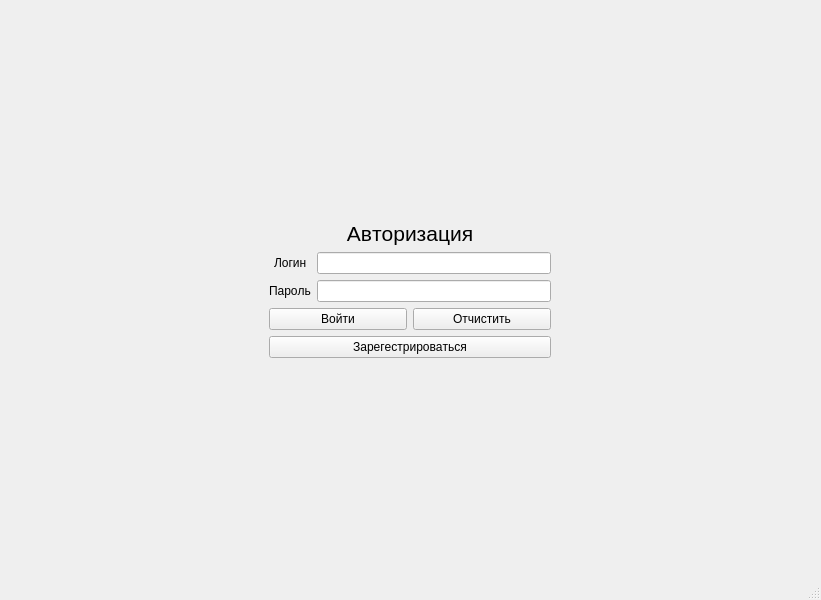
<?xml version="1.0" encoding="UTF-8"?>
<ui version="4.0">
 <class>MainWindow</class>
 <widget class="QMainWindow" name="MainWindow">
  <property name="geometry">
   <rect>
    <x>0</x>
    <y>0</y>
    <width>821</width>
    <height>600</height>
   </rect>
  </property>
  <property name="font">
   <font>
    <italic>false</italic>
    <bold>false</bold>
    <underline>false</underline>
    <strikeout>false</strikeout>
    <kerning>false</kerning>
   </font>
  </property>
  <property name="cursor">
   <cursorShape>PointingHandCursor</cursorShape>
  </property>
  <property name="windowTitle">
   <string>Array Sorting</string>
  </property>
  <widget class="QWidget" name="centralwidget">
   <layout class="QHBoxLayout" name="horizontalLayout">
    <item>
     <widget class="QWidget" name="registrationWidget" native="true">
      <property name="maximumSize">
       <size>
        <width>300</width>
        <height>600</height>
       </size>
      </property>
      <layout class="QVBoxLayout" name="verticalLayout_2">
       <item>
        <spacer name="verticalSpacer">
         <property name="orientation">
          <enum>Qt::Orientation::Vertical</enum>
         </property>
         <property name="sizeHint" stdset="0">
          <size>
           <width>20</width>
           <height>40</height>
          </size>
         </property>
        </spacer>
       </item>
       <item>
        <widget class="QLabel" name="Registration">
         <property name="font">
          <font>
           <pointsize>16</pointsize>
           <italic>false</italic>
           <bold>false</bold>
           <underline>false</underline>
           <strikeout>false</strikeout>
           <kerning>false</kerning>
          </font>
         </property>
         <property name="text">
          <string>Авторизация</string>
         </property>
         <property name="alignment">
          <set>Qt::AlignmentFlag::AlignCenter</set>
         </property>
        </widget>
       </item>
       <item>
        <layout class="QFormLayout" name="formLayout">
         <property name="labelAlignment">
          <set>Qt::AlignmentFlag::AlignCenter</set>
         </property>
         <item row="0" column="0">
          <widget class="QLabel" name="loginEdit">
           <property name="text">
            <string>Логин</string>
           </property>
          </widget>
         </item>
         <item row="0" column="1">
          <widget class="QLineEdit" name="loginLine"/>
         </item>
         <item row="1" column="0">
          <widget class="QLabel" name="passEdit">
           <property name="text">
            <string>Пароль</string>
           </property>
          </widget>
         </item>
         <item row="1" column="1">
          <widget class="QLineEdit" name="passwordLine">
           <property name="echoMode">
            <enum>QLineEdit::EchoMode::Password</enum>
           </property>
          </widget>
         </item>
        </layout>
       </item>
       <item>
        <layout class="QHBoxLayout" name="horizontalLayout_2">
         <item>
          <widget class="QPushButton" name="enterButton">
           <property name="styleSheet">
            <string notr="true"/>
           </property>
           <property name="text">
            <string>Войти</string>
           </property>
          </widget>
         </item>
         <item>
          <widget class="QPushButton" name="clearButton">
           <property name="text">
            <string>Отчистить</string>
           </property>
          </widget>
         </item>
        </layout>
       </item>
       <item>
        <widget class="QPushButton" name="registerButton">
         <property name="text">
          <string>Зарегестрироваться</string>
         </property>
        </widget>
       </item>
       <item>
        <spacer name="verticalSpacer_2">
         <property name="orientation">
          <enum>Qt::Orientation::Vertical</enum>
         </property>
         <property name="sizeHint" stdset="0">
          <size>
           <width>20</width>
           <height>40</height>
          </size>
         </property>
        </spacer>
       </item>
      </layout>
     </widget>
    </item>
   </layout>
  </widget>
  <widget class="QMenuBar" name="menubar">
   <property name="geometry">
    <rect>
     <x>0</x>
     <y>0</y>
     <width>821</width>
     <height>21</height>
    </rect>
   </property>
  </widget>
  <widget class="QStatusBar" name="statusbar"/>
 </widget>
 <resources/>
 <connections/>
</ui>
